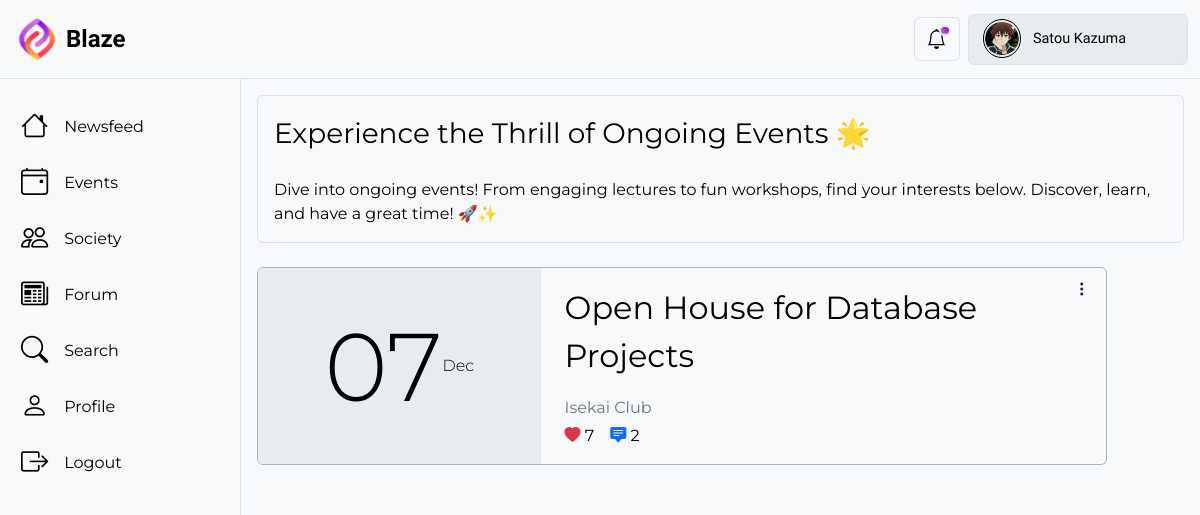
The page /events/ (signed in) on the database its author committed.
### BlazeApp/models.py (models this page shows, shortened)
class User(AbstractUser):
    profile_picture = models.ImageField(
        upload_to="profile_pics/",
        blank=True,
        null=True,
        default="profile_pics/Default_Profile_Picture.png",
        validators=[
            FileExtensionValidator(
                allowed_extensions=["jpg", "jpeg", "png"]
            ),  # Restrict allowed file extensions
            validate_profilePicture_size,  # Set a maximum file size limit (7 MB in this example)
        ],
    )
    follow = models.ManyToManyField(
        "self", symmetrical=False, related_name="followers", blank=True
    )
    class Meta:
        verbose_name = "User"
        verbose_name_plural = "Users"

class Event(models.Model):
    banner = models.ImageField(
        upload_to="events/",
        null=False,
        default="events/Default_Event_Picture.png",
        validators=[
            FileExtensionValidator(allowed_extensions=["jpg", "jpeg", "png"]),
            validate_profilePicture_size,
        ],
        help_text="Upload an image for the event.",
    )
    title = models.CharField(max_length=200, null=False, default="No Title")
    description = models.CharField(
        max_length=1500, null=False, default="No Description"
    )
    start_date = models.DateField(null=False, default="0001-01-01")
    end_date = models.DateField(null=False, default="0001-01-01")
    poster = models.ForeignKey(
        User, on_delete=models.CASCADE, related_name="events", default=0
    )
    venue = models.CharField(max_length=50, null=False, default="No Venue")
    time = models.TimeField(null=False, default="00:00")
    timestamp = models.DateTimeField(auto_now=True, null=False)
    likes = models.ManyToManyField(User, related_name="liked_events", blank=True)
    class Meta:
        verbose_name = "Event"
        verbose_name_plural = "Events"
    @property
    def like_count(self):
        return self.likes.count()
    @property
    def comment_count(self):
        comment = Comment.objects.filter(object_type="event", object_id=self.pk)
        return comment.count()
    @property
    def expired(self):
        current_date = timezone.now().date()
        return current_date > self.end_date

### BlazeApp/views.py (the view)
# urls.py: path("events/", login_required(views.events), name="events"),
def events(request):
    all_event_instances = Event.objects.order_by("start_date").all()
    event_instances = [event for event in all_event_instances if not event.expired]
    content = {"event_instances": event_instances}
    return render(request, "BlazeApp/events.html", content)

### BlazeApp/templates/BlazeApp/events.html (shortened to what this page needs)
{% extends 'BlazeApp/base.html' %}
{% load static %}
{% block content %}
  <div class="content-d border border-top-0 border-bottom-0 border-end-0 col">
    <div class="bg-body-tertiary text-body-emphasis border rounded m-3" style="height: max-content;">
      <div class="fs-3 p-3" style="height: max-content;">Experience the Thrill of Ongoing Events 🌟</div>
      <div class="fs-6 px-3 pt-2 pb-3" style="height: max-content;">Dive into ongoing events! From engaging lectures to fun workshops, find your interests below. Discover, learn, and have a great time! 🚀✨</div>
    </div>
    <div class="d-flex flex-column flex-wrap border-dark m-2 px-2 pt-1 pb-5" style="min-height: 80vh!important; height: max-content!important;">
      {% if event_instances %}
        {% for event in event_instances %}
          <div class="d-flex flex-wrap bg-body-tertiary text-body-emphasis overflow-hidden border border-dark-subtle col-12 col-lg-11 rounded position-relative mt-1 mb-3" style="height: max-content;">
            <div class="btn-group dropstart event-view-d">
              <button type="button" class="btn text-night dropdown-toggle" data-bs-toggle="dropdown" aria-expanded="false"><i class="bi bi-three-dots-vertical"></i></button>
            </div>
            <div class="d-flex flex-wrap justify-content-center align-items-center bg-body-secondary col-12 col-sm-4 fw-light p-3">
              <div style="font-size: 6rem; line-height: 1.2;">{{ event.start_date|date:'d' }}</div>
              <div>{{ event.start_date|date:'M' }}</div>
            </div>
            <div class="d-flex flex-column justify-content-center col-12 col-sm-8 py-3 ps-4 pe-3">
              <div id="en" class="fs-2">
                <a href="{% url 'BlazeApp:view_event' event.pk %}" class="text-body-emphasis">{{ event.title }}</a>
              </div>
              <div class="fs-6 mt-3">
                <a href="{% url 'BlazeApp:profile' event.poster.pk %}" class="text-secondary">{{ event.poster.first_name }} {{ event.poster.last_name }}</a>
              </div>
              <div class="d-flex">
                <div class="text-body-emphasis mt-1 me-3">
                  <i class="text-danger bi bi-heart-fill"></i>
                  <span>{{ event.like_count }}</span>
                </div>
                <div class="text-body-emphasis mt-1 me-3">
                  <i class="text-primary bi bi-chat-square-text-fill"></i>
                  <span>{{ event.comment_count }}</span>
                </div>
              </div>
            </div>
          </div>
        {% endfor %}
      {% endif %}
    </div>
  </div>
{% endblock %}

### BlazeApp/templates/BlazeApp/base.html (shortened to what this page needs)
{% load static %}
<!DOCTYPE html>
<html lang="en">
  <head>
    <link href="https://cdn.jsdelivr.net/npm/bootstrap@5.3.1/dist/css/bootstrap.min.css" rel="stylesheet" />
    <link rel="stylesheet" href="https://cdn.jsdelivr.net/npm/bootstrap-icons@1.10.5/font/bootstrap-icons.css" />
    <link href="{% static 'BlazeApp/base.css' %}" rel="stylesheet" />
  </head>
  <body>
    {% block navbar %}
      <nav class="navbar bg-body-tertiary border-bottom position-sticky">
        <div class="container-xxl">
          <a class="navbar-brand d-flex align-items-center justify-content-center" href="{% url 'BlazeApp:newsfeed' %}">
            <img src="{% static 'BlazeApp/Blaze Logo.png' %}" alt="Logo" width="50px" height="auto" class="d-inline-block align-text-top" />
            <div class="ms-1 fs-4 fw-semibold text-body-emphasis">Blaze</div>
          </a>
          <div class="d-flex align-items-center">
            <button class="btn border bg-scheme mx-2 fs-5 position-relative noti-btn text-body-emphasis" type="button" data-bs-toggle="offcanvas" data-bs-target="#NotificationOffcanvas" aria-controls="offcanvasNotification"><div id="noti-indicator"></div><i class="bi bi-bell"></i></button>
            <div class="dropdown-center bg-body-secondary border rounded nav-profile-d col-md-2 d-lg-block d-none user-select-none">
              <button class="nav-profile bg-body-secondary d-flex align-items-center justify-content-around" data-bs-toggle="dropdown" aria-expanded="false">
                <div class="nav-profile-pic-cover d-flex justify-content-center align-items-center mx-2" style="width: 2.4rem; height: 2.4rem;">
                  <div class="nav-profile-pic">
                    <img src="{{ request.user.profile_picture.url }}" alt="profile-picture" />
                  </div>
                </div>
                <div class="nav-profile-name text-start text-truncate fw-medium mx-1 d-lg-block d-none">{{ request.user.first_name }} {{ request.user.last_name }}</div>
              </button>
            </div>
          </div>
        </div>
      </nav>
    {% endblock %}
    <div id="material" class="container-xxl d-flex" style="padding: 0px;">
      {% block body %}
        <div class="side-panel-d d-none d-md-block">
          <a href="{% url 'BlazeApp:newsfeed' %}">
            <div class="side-panel-item text-body-emphasis bg-scheme d-flex align-items-center fw-normal rounded mx-1 mt-4">
              <i class="ms-3 me-3 bi bi-house"></i>Newsfeed
            </div>
          </a>
          <a href="{% url 'BlazeApp:events' %}">
            <div class="side-panel-item text-body-emphasis bg-scheme d-flex align-items-center fw-normal rounded mx-1 mt-2">
              <i class="ms-3 me-3 bi bi-calendar4-event"></i>Events
            </div>
          </a>
          <a href="{% url 'BlazeApp:society' %}">
            <div class="side-panel-item text-body-emphasis bg-scheme d-flex align-items-center fw-normal rounded mx-1 mt-2">
              <i class="ms-3 me-3 bi bi-people"></i>Society
            </div>
          </a>
          <a href="{% url 'BlazeApp:forum' %}">
            <div class="side-panel-item text-body-emphasis bg-scheme d-flex align-items-center fw-normal rounded mx-1 mt-2">
              <i class="ms-3 me-3 bi bi-newspaper"></i>Forum
            </div>
          </a>
          <div class="side-panel-item text-body-emphasis bg-scheme d-flex align-items-center fw-normal rounded mx-1 mt-2" data-bs-toggle="modal" data-bs-target="#searchBar">
            <i class="ms-3 me-3 bi bi-search"></i>Search
          </div>
          <a href="{% url 'BlazeApp:profile' request.user.pk %}">
            <div class="side-panel-item text-body-emphasis bg-scheme d-flex align-items-center fw-normal rounded mx-1 mt-2">
              <i class="ms-3 me-3 bi bi-person"></i>Profile
            </div>
          </a>
          <a href="{% url 'BlazeApp:user_logout' %}">
            <div class="side-panel-item text-body-emphasis bg-scheme d-flex align-items-center fw-normal rounded mx-1 mt-2">
              <i class="ms-3 me-3 bi bi-box-arrow-right"></i>Logout
            </div>
          </a>
        </div>
        {% block content %}
        {% endblock %}
      {% endblock %}
    </div>
  </body>
</html>

### BlazeApp/static/BlazeApp/base.css (style rules this page uses)
body { font-family: 'Montserrat', sans-serif; color: #393939; }
a { text-decoration: none; color: #393939; }
.navbar { top: 0; z-index: 100; font-family: 'Comfortaa', sans-serif; }
.nav-profile-d { height: 3.2rem; width: max-content; }
.nav-profile { width: max-content; height: 3rem; border: none; border-radius: 5px; outline: none; transition: 0.25s ease-in-out; }
.nav-profile-pic { border-radius: 50%; overflow: hidden; }
.nav-profile-pic-cover { border: 1px solid var(--bs-emphasis-color); border-radius: 50%; width: 3rem; height: 3rem; cursor: pointer; }
.nav-profile-pic>img { width: 2.1rem; height: 2.1rem; border-radius: 50%; }
.nav-profile-name { width: 9rem; font-size: 0.9rem; }
.bg-scheme { cursor: pointer; transition: background-color 0.2s ease-in-out; }
.noti-btn { --bs-btn-hover-color: var(--bs-emphasis-color); --bs-btn-active-color: var(--bs-emphasis-color); }
#noti-indicator { background: linear-gradient(to left bottom, #8100E6, #D175E0); width: 0.7rem; height: 0.7rem; position: absolute; border-radius: 50%; right: 8px; top: 7px; border: 2px solid white; border-color: var(--bs-secondary-bg) !important; transition: 0.1s ease-in-out; }
.side-panel-d { width: 15rem; max-height: calc(100vh - 75px); overflow: auto; position: sticky; top: 75px; z-index: 101; }
.side-panel-item { height: 3rem; font-size: 1rem; transition: 0.15s ease-in-out; border: 1px solid transparent; }
.side-panel-item i { font-size: 1.7rem; }
.content-d { height: max-content; }

### BlazeApp/templates/BlazeApp/events.html (style rules this page uses)
.event-view-d { position: absolute; right: 3px; top: 3px; }
.event-view-d button::before { content: none !important; }
#en { -webkit-line-clamp: 2; -webkit-box-orient: vertical; overflow: hidden; text-overflow: ellipsis; display: -webkit-box; }

### rows shown on the page
User: user.profile_picture (picture), user.first_name "Satou", user.last_name "Kazuma"
Event: start_date "07", start_date "Dec", title "Open House for Database Projects", poster.first_name "Isekai", poster.last_name "Club", like_count "7", comment_count "2"
